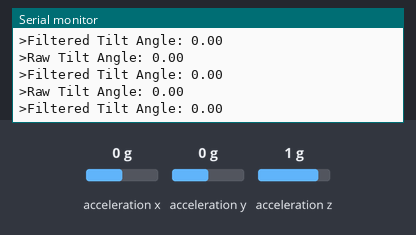
Bench run of a program on a simulated ESP32. Shown: the last lines printed to the serial monitor. Wiring (inferred from the names in the program): ADXL345 accelerometer at I2C address 0x53. Inputs (shaded band) come from the test bench; at power-on: acceleration y 0 g, acceleration z 1 g, acceleration x 0 g.

Above: at 3.0 s.
3.1 s: acceleration y set to -1.4 g
At 3.35 s:
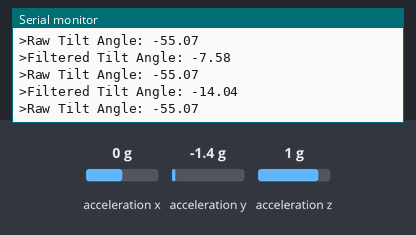
4.6 s: acceleration z set to -1.4 g
At 4.67 s:
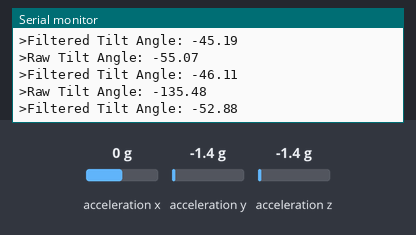
7.6 s: acceleration y set to -0.8 g
At 7.6 s:
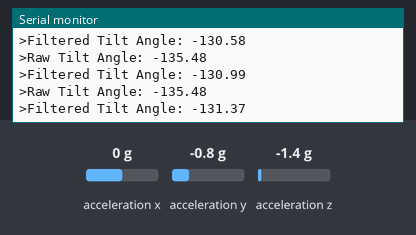
Timing chart, 0 to 10.6 s (numbered marks = the images above; inputs shaded):
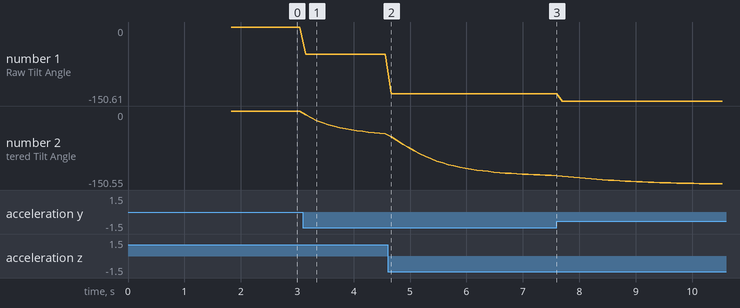

Measured:
- after the input at 3.1 s, the serial monitor: prints a new line after 0.05 s (image 1)
- after the input at 4.6 s, the serial monitor: prints a new line after 0.07 s (image 2)
- plotted number 1: 0 → -55.07 after the input at 3.1 s, -55.07 → -135.48 after the input at 4.6 s
- plotted number 2: 0 → -46.11 after the input at 3.1 s, -46.11 → -131.37 after the input at 4.6 s

The program:

main.cpp
```cpp
#include <Arduino.h>
#include <SPI.h>
#include "ADXL345.h"
#include "kalman.h"

#ifndef ADXL345_USE_SPI
#define ADXL345_USE_SPI 0
#endif

#if ADXL345_USE_SPI
ADXL345 accelerometer(5, SPI); // SPI with chip-select on GPIO 5
#else
ADXL345 accelerometer(0x53); // Create an instance of the ADXL345 class with the default I2C address
#endif

// One filter per axis: each Kalman instance holds a single state estimate
Kalman kalmanX;
Kalman kalmanY;
Kalman kalmanZ;

void setup() {
  // put your setup code here, to run once:
  Serial.begin(115200);
  if (!accelerometer.begin()) {
    Serial.println("Failed to initialize ADXL345");
    while (1); // Stop if initialization fails
  }
  accelerometer.calibrate();
  Serial.println("ADXL345 calibrated successfully");

  // Seed the filter with a real reading; leaving q/r/p at 0 makes the gain 0/0 = NaN
  accelerometer.readAcceleration();
  kalmanX.init(0.05, 8.0, 10.0, accelerometer.getX());
  kalmanY.init(0.05, 8.0, 10.0, accelerometer.getY());
  kalmanZ.init(0.05, 8.0, 10.0, accelerometer.getZ());
}

void loop() {
  // put your main code here, to run repeatedly:
  accelerometer.readAcceleration();
  float ax = accelerometer.getX();
  float ay = accelerometer.getY();
  float az = accelerometer.getZ();

  float rawTiltAngle = atan2(ay, az) * 180.0 / PI;

  // Apply Kalman filter to the acceleration values
  float filteredAx = kalmanX.update(ax);
  float filteredAy = kalmanY.update(ay);
  float filteredAz = kalmanZ.update(az);
  float filteredTiltAngle = atan2(filteredAy, filteredAz) * 180.0 / PI;

  Serial.print(">Raw Tilt Angle: ");
  Serial.println(rawTiltAngle);
  Serial.print(">Filtered Tilt Angle: ");
  Serial.println(filteredTiltAngle);

  delay(100); // Delay for readability
}
```

ADXL345.h
```cpp
#ifndef ADXL345_H
#define ADXL345_H

#include <Arduino.h>
#include <SPI.h>
#include <Wire.h>

constexpr uint8_t ADXL345_I2C_ADDRESS = 0x53; // Default I2C address for ADXL345
constexpr uint8_t ADXL345_REG_DEVID = 0x00; // Device ID register
constexpr uint8_t ADXL345_REG_POWER_CTL = 0x2D; // Power control register
constexpr uint8_t ADXL345_REG_DATAX0 = 0x32; // X-axis data register (low)
constexpr uint8_t ADXL345_REG_DATAX1 = 0x33; // X-axis data register (high)
constexpr uint8_t ADXL345_REG_DATAY0 = 0x34; // Y-axis data register (low)
constexpr uint8_t ADXL345_REG_DATAY1 = 0x35; // Y-axis data register (high)
constexpr uint8_t ADXL345_REG_DATAZ0 = 0x36; // Z-axis data register (low)
constexpr uint8_t ADXL345_REG_DATAZ1 = 0x37; // Z-axis data register (high)
constexpr uint8_t ADXL345_OFSX = 0x1E; // X-axis offset register
constexpr uint8_t ADXL345_OFSY = 0x1F; // Y-axis offset register
constexpr uint8_t ADXL345_OFSZ = 0x20; // Z-axis offset register
constexpr uint8_t ADXL345_DEVICE_ID = 0xE5;
constexpr uint8_t ADXL345_POWER_CTL_MEASURE = 0x08;
constexpr uint8_t ADXL345_SPI_READ_BIT = 0x80;
constexpr uint8_t ADXL345_SPI_MULTI_BYTE_BIT = 0x40;
constexpr uint8_t ADXL345_SPI_REGISTER_MASK = 0x3F;
constexpr uint8_t ADXL345_SPI_DUMMY_BYTE = 0x00;
constexpr uint32_t ADXL345_SPI_CLOCK_HZ = 5000000;


class ADXL345 {
public:
    ADXL345(int i2cAddress = ADXL345_I2C_ADDRESS); // Default I2C address for ADXL345
    ADXL345(uint8_t chipSelect, SPIClass& spi = SPI);
    bool begin();
    void readAcceleration();
    void calibrate();
    float getX() const { return ax + offsetX; }
    float getY() const { return ay + offsetY; }
    float getZ() const { return az + offsetZ; }
private:
    int i2cAddress;
    uint8_t chipSelect;
    SPIClass* spi;
    bool useSPI;
    SPISettings spiSettings;
    void writeRegister(uint8_t reg, uint8_t value);
    void readRegister(uint8_t reg, uint8_t* buffer, size_t length);
    float ax = 0.0f, ay = 0.0f, az = 0.0f; // Acceleration values in g
    float offsetX = 0.0f, offsetY = 0.0f, offsetZ = 0.0f; // Offset values for calibration
};

#endif // ADXL345_H
```

kalman.h
```cpp
#ifndef KALMAN_H
#define KALMAN_H

class Kalman {
public:
    Kalman() {
        q = 0.0;
        r = 0.0;
        p = 0.0;
        x = 0.0;
    };

    /**
     * @brief Initializes the Kalman filter
     * @param q Process noise covariance
     * @param r Measurement noise covariance
     * @param p Estimation error covariance
     * @param initial_value Initial value
     */
    void init(double q, double r, double p, double initial_value) {
        this->q = q;
        this->r = r;
        this->p = p;
        this->x = initial_value;
    };

    /**
     * @brief Updates the Kalman filter with a new measurement
     * @param measurement The new measurement
     * @return The updated estimate
     */
    double update(double measurement) {
        // Prediction update
        p = p + q;

        // Measurement update
        double k = p / (p + r);
        x = x + k * (measurement - x);
        p = (1 - k) * p;

        return x;
    };

private:
    double q; // Process noise covariance
    double r; // Measurement noise covariance
    double p; // Estimation error covariance
    double x; // Value
};

#endif // KALMAN_H
```

ADXL345.cpp
```cpp
#include "ADXL345.h"

ADXL345::ADXL345(int i2cAddress)
    : i2cAddress(i2cAddress), chipSelect(0), spi(nullptr), useSPI(false), spiSettings(ADXL345_SPI_CLOCK_HZ, MSBFIRST, SPI_MODE3) {}

ADXL345::ADXL345(uint8_t chipSelect, SPIClass& spi)
    : i2cAddress(0), chipSelect(chipSelect), spi(&spi), useSPI(true), spiSettings(ADXL345_SPI_CLOCK_HZ, MSBFIRST, SPI_MODE3) {}

bool ADXL345::begin() {
    if (useSPI) {
        pinMode(chipSelect, OUTPUT);
        digitalWrite(chipSelect, HIGH);
        spi->begin();
    } else {
        Wire.begin();
        Wire.setClock(400000); // Set I2C clock speed to 400kHz
    }

    uint8_t deviceId;
    readRegister(ADXL345_REG_DEVID, &deviceId, 1);
    if (deviceId != ADXL345_DEVICE_ID) {
        return false;
    }

    writeRegister(ADXL345_REG_POWER_CTL, ADXL345_POWER_CTL_MEASURE);
    return true;
}

void ADXL345::calibrate() {
    offsetX = 0.0f;
    offsetY = 0.0f;
    offsetZ = 0.0f;

    for (int i = 0; i < 1000; ++i) {
        readAcceleration();
        offsetX += ax;
        offsetY += ay;
        offsetZ += az;
        delay(1);
    }
    offsetX = -(offsetX / 1000.0f);
    offsetY = -(offsetY / 1000.0f);
    offsetZ = 1.0f - (offsetZ / 1000.0f);
}

void ADXL345::readAcceleration() {
    uint8_t data[6];
    readRegister(ADXL345_REG_DATAX0, data, 6);

    ax = (int16_t)((data[1] << 8) | data[0]) * 0.004; // Convert to g
    ay = (int16_t)((data[3] << 8) | data[2]) * 0.004;
    az = (int16_t)((data[5] << 8) | data[4]) * 0.004;
}

void ADXL345::writeRegister(uint8_t reg, uint8_t value) {
    if (useSPI) {
        spi->beginTransaction(spiSettings);
        digitalWrite(chipSelect, LOW);
        spi->transfer(reg & ADXL345_SPI_REGISTER_MASK);
        spi->transfer(value);
        digitalWrite(chipSelect, HIGH);
        spi->endTransaction();
        return;
    }

    Wire.beginTransmission(i2cAddress);
    Wire.write(reg);
    Wire.write(value);
    Wire.endTransmission();
}

void ADXL345::readRegister(uint8_t reg, uint8_t* buffer, size_t length) {
    if (useSPI) {
        spi->beginTransaction(spiSettings);
        digitalWrite(chipSelect, LOW);
        spi->transfer(reg | ADXL345_SPI_READ_BIT |
                      (length > 1 ? ADXL345_SPI_MULTI_BYTE_BIT : 0));
        for (size_t i = 0; i < length; ++i) {
            buffer[i] = spi->transfer(ADXL345_SPI_DUMMY_BYTE);
        }
        digitalWrite(chipSelect, HIGH);
        spi->endTransaction();
        return;
    }

    Wire.beginTransmission(i2cAddress);
    Wire.write(reg);
    Wire.endTransmission(false); // Send a restart condition

    Wire.requestFrom(i2cAddress, length);
    for (size_t i = 0; i < length; i++) {
        buffer[i] = Wire.read();
    }
}
```
